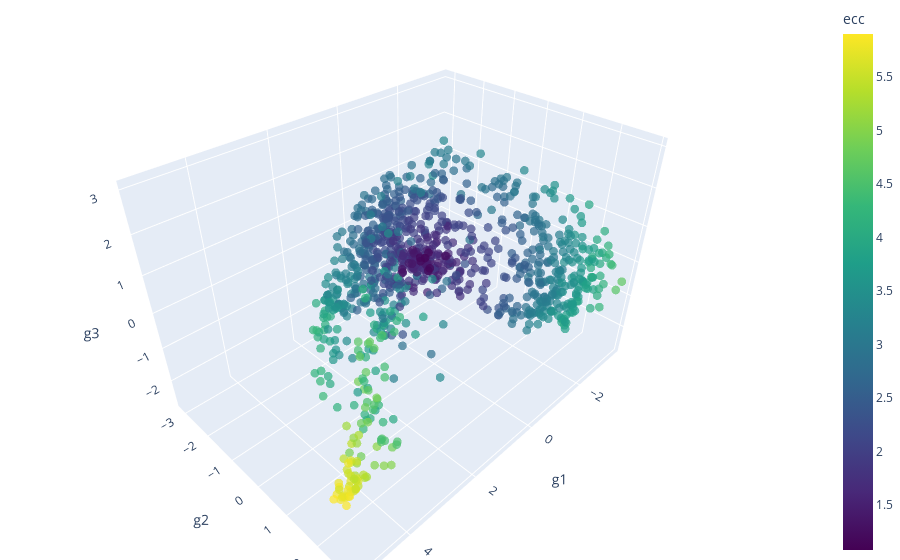

The notebook cell this image was saved under:
### Code cell
my_plot = pex.scatter_3d(x='g1',y='g2',z='g3',color='ecc',
                         data_frame=dfm_baseline, opacity=.7,
                         color_continuous_scale='viridis',
                         )
my_plot.update_layout(margin=dict(l=0, r=0, b=0, t=0))
my_plot.update_traces(marker_size=3)
my_plot.show()
my_plot.write_image("fig2.svg")

### Figure 1 — Plotly figure (JSON) as saved in the notebook; plotly's stock layout.template omitted (floating-point values rounded to 4 significant figures; data arrays with more than 128 entries replaced by an {"elided": "..."} marker saying what was removed)
{"data": [{"hovertemplate": "g1=%{x}<br>g2=%{y}<br>g3=%{z}<br>ecc=%{marker.color}<extra></extra>", "legendgroup": "", "marker": {"color": {"elided": "1012 float values"}, "coloraxis": "coloraxis", "opacity": 0.7, "symbol": "circle", "size": 3}, "mode": "markers", "name": "", "scene": "scene", "showlegend": false, "x": {"elided": "1012 float values"}, "y": {"elided": "1012 float values"}, "z": {"elided": "1012 float values"}, "type": "scatter3d"}], "layout": {"scene": {"domain": {"x": [0.0, 1.0], "y": [0.0, 1.0]}, "xaxis": {"title": {"text": "g1"}}, "yaxis": {"title": {"text": "g2"}}, "zaxis": {"title": {"text": "g3"}}}, "coloraxis": {"colorbar": {"title": {"text": "ecc"}}, "colorscale": [[0.0, "#440154"], [0.1111, "#482878"], [0.2222, "#3e4989"], [0.3333, "#31688e"], [0.4444, "#26828e"], [0.5556, "#1f9e89"], [0.6667, "#35b779"], [0.7778, "#6ece58"], [0.8889, "#b5de2b"], [1.0, "#fde725"]]}, "legend": {"tracegroupgap": 0}, "margin": {"t": 0, "l": 0, "r": 0, "b": 0}}}
